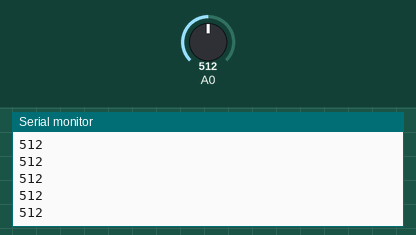
Bench run of a sketch on a simulated Arduino Uno, built with avr-gcc and run on an emulated ATmega328P. On the bench: the last lines printed to the serial monitor. Inputs (shaded band) come from the test bench; at power-on: A0 = 512.

Above: at 1.2 s.
1.3 s: A0 set to 716
At 1.9 s:
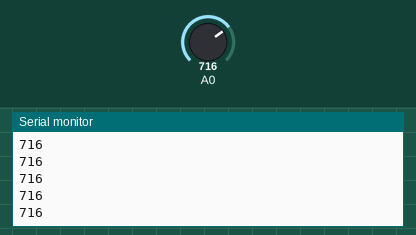
2.8 s: A0 set to 900
At 3.9 s:
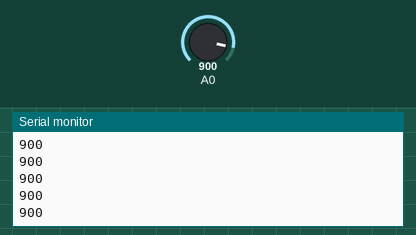
Timing chart, 0 to 5.8 s (numbered marks = the images above; inputs shaded):
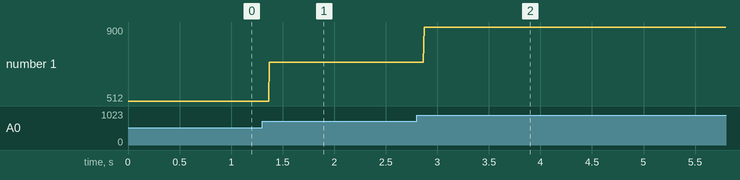

Measured:
- after the input at 1.3 s, the serial monitor: prints a new line after 0.07 s (image 1)
- after the input at 2.8 s, the serial monitor: prints a new line after 0.07 s (image 2)
- plotted number 1: 512 → 716 after the input at 1.3 s, 716 → 900 after the input at 2.8 s

The sketch:

brightness.ino
```cpp
int analogPin = 0;
int raw = 0;

void setup()
{
    Serial.begin(9600);
}

void loop()
{
    raw = analogRead(0);
    Serial.println(raw);
}
```
